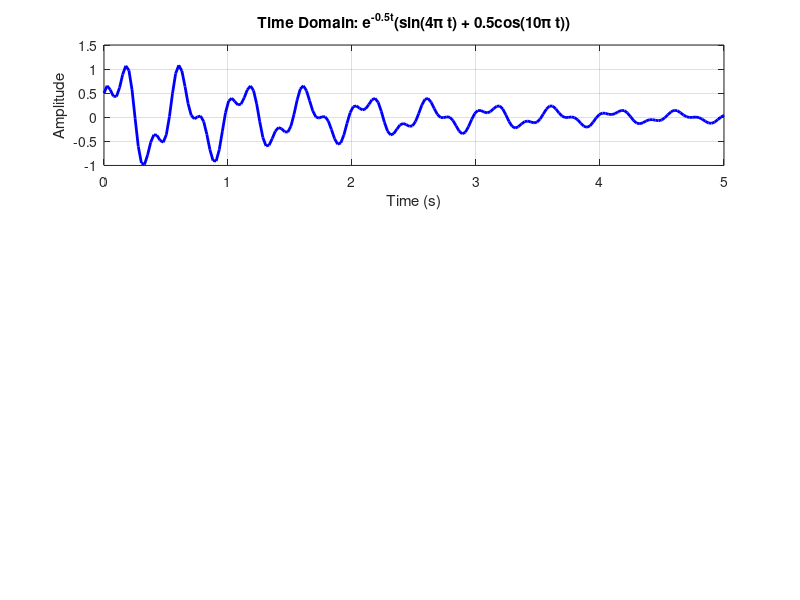

The MATLAB script that drew this image: (Note: this script raises an error after producing the figure.)
% 48_math_fourier_laplace.m
% UniLab Mathematics: Integral Transforms

clear all;
close all;
clc;

disp('〰️ UniLab Math: Integral Transforms');
disp('====================================');

disp('--- 1. Signal Definition ---');
t = linspace(0, 5, 200)';
% Superposition of two frequencies with exponential decay
f_t = exp(-0.5 * t) .* (sin(2*pi()*2*t) + 0.5*cos(2*pi()*5*t));

figure;
subplot(3, 1, 1);
plot(t, f_t, 'b-', 'LineWidth', 2);
title('Time Domain: e^{-0.5t}(sin(4\pi t) + 0.5cos(10\pi t))');
xlabel('Time (s)'); ylabel('Amplitude');
grid on;

disp('--- 2. Numerical Fourier Transform ---');
f_range = linspace(0, 10, 100);
F_f = fourier_approx(t, f_t, f_range);

subplot(3, 1, 2);
plot(f_range, abs(F_f), 'r-', 'LineWidth', 2);
title('Fourier Transform Magnitude (Frequency Domain)');
xlabel('Frequency (Hz)'); ylabel('|F(f)|');
grid on;

disp('--- 3. Numerical Laplace Transform ---');
s_range = linspace(0, 2, 50);
L_s = laplace_approx(t, f_t, s_range);

subplot(3, 1, 3);
plot(s_range, abs(L_s), 'g-', 'LineWidth', 2);
title('Laplace Transform (Real s-Domain)');
xlabel('s'); ylabel('|L(s)|');
grid on;

disp('Integral Transforms calculation complete.');
